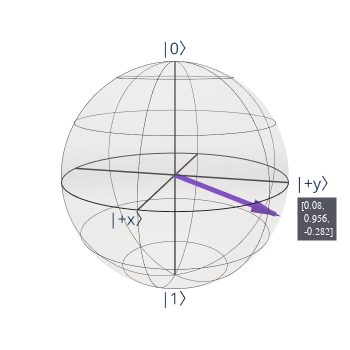

Notebook code cell kept with this figure:
### Code cell
from kaleidoscope.interactive import bloch_sphere

bloch_sphere(bloch_vector, vectors_annotation=True)
